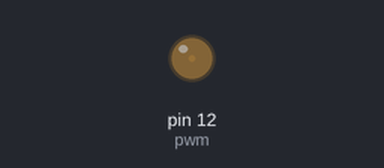
The program below on a simulated Raspberry Pi (header pin numbers). On the bench: output pins drawn as LEDs (lit = HIGH).

Above: at 0.05 s.
At 0.9 s:
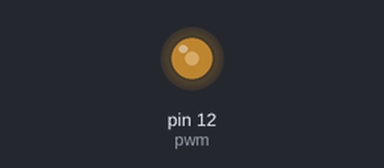
At 1.8 s:
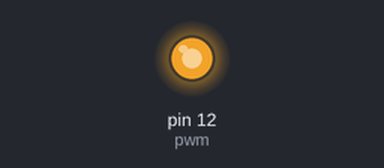
At 3.6 s:
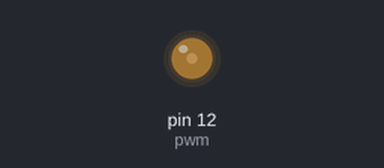
Timing chart, 0 to 5.3 s (numbered marks = the images above):
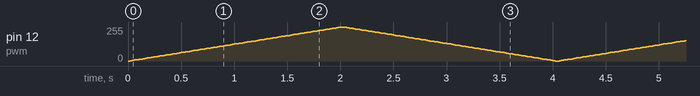

The program:

breath.py
```python
import RPi.GPIO as GPIO
import time

# 指定编号规则为BOARD
GPIO.setmode(GPIO.BOARD)

# 将12号引脚设置为输出模式
GPIO.setup(12, GPIO.OUT)

# 创建一个 PWM 实例，需要两个参数：
# 第一个是GPIO端口号，这里我们用12号
# 第二个是频率（Hz），频率越高LED看上去越不会闪烁，相应对CPU要求就越高，设置合适的值就可以
pwm = GPIO.PWM(12, 80)

# 启用 PWM，参数是占空比，范围：0.0 <= 占空比 >= 100.0
pwm.start(0)

try:
    while True:
        # 电流从小到大，LED由暗到亮
        for i in range(0, 101, 1):
            # 更改占空比，
            pwm.ChangeDutyCycle(i)
            time.sleep(0.02)

        # 再让电流从大到小，LED由亮变暗
        for i in range(100, -1, -1):
            pwm.ChangeDutyCycle(i)
            time.sleep(0.02)

# 捕捉 Ctrl+C 强制中断的动作，以便于清理GPIO引脚
except KeyboardInterrupt:
    pass

# 停用 PWM
pwm.stop()

# 清理GPIO引脚
GPIO.cleanup()
```
